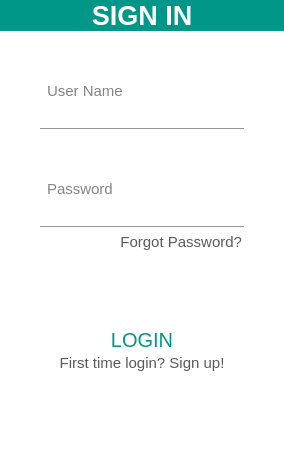
<?xml version="1.0" encoding="UTF-8"?>
<ui version="4.0">
 <class>Dialog</class>
 <widget class="QDialog" name="Dialog">
  <property name="geometry">
   <rect>
    <x>0</x>
    <y>0</y>
    <width>284</width>
    <height>471</height>
   </rect>
  </property>
  <property name="windowTitle">
   <string>Dialog</string>
  </property>
  <property name="styleSheet">
   <string notr="true">background-color: rgb(255, 255, 255);</string>
  </property>
  <layout class="QVBoxLayout" name="verticalLayout">
   <property name="spacing">
    <number>0</number>
   </property>
   <property name="leftMargin">
    <number>0</number>
   </property>
   <property name="topMargin">
    <number>0</number>
   </property>
   <property name="rightMargin">
    <number>0</number>
   </property>
   <property name="bottomMargin">
    <number>50</number>
   </property>
   <item>
    <widget class="QLabel" name="label">
     <property name="font">
      <font>
       <family>Arial</family>
       <pointsize>20</pointsize>
       <weight>75</weight>
       <italic>false</italic>
       <bold>true</bold>
      </font>
     </property>
     <property name="styleSheet">
      <string notr="true">background-color: rgb(0, 150, 136);
color: rgb(255, 255, 255, 255);
min-height: 3em;
font-size: 20pt;</string>
     </property>
     <property name="text">
      <string>SIGN IN</string>
     </property>
     <property name="alignment">
      <set>Qt::AlignCenter</set>
     </property>
    </widget>
   </item>
   <item>
    <layout class="QGridLayout" name="gridLayout_3">
     <property name="leftMargin">
      <number>40</number>
     </property>
     <property name="topMargin">
      <number>50</number>
     </property>
     <property name="rightMargin">
      <number>40</number>
     </property>
     <property name="bottomMargin">
      <number>0</number>
     </property>
     <property name="spacing">
      <number>0</number>
     </property>
     <item row="1" column="0">
      <spacer name="verticalSpacer">
       <property name="orientation">
        <enum>Qt::Vertical</enum>
       </property>
       <property name="sizeType">
        <enum>QSizePolicy::Fixed</enum>
       </property>
       <property name="sizeHint" stdset="0">
        <size>
         <width>0</width>
         <height>50</height>
        </size>
       </property>
      </spacer>
     </item>
     <item row="4" column="0">
      <spacer name="verticalSpacer_2">
       <property name="orientation">
        <enum>Qt::Vertical</enum>
       </property>
       <property name="sizeType">
        <enum>QSizePolicy::Fixed</enum>
       </property>
       <property name="sizeHint" stdset="0">
        <size>
         <width>0</width>
         <height>75</height>
        </size>
       </property>
      </spacer>
     </item>
     <item row="3" column="0">
      <widget class="QPushButton" name="pushButton_2">
       <property name="styleSheet">
        <string notr="true">QPushButton {
                color: rgba(0,0,0,0.65);
                margin: 2px;
                border: 0px;
                padding: 0px;
		        padding-top: 4px;
                text-align: right;
                font: 11pt;}

            QPushButton:hover {
                text-decoration: underline;
                color: rgba(0,0,0,0.65)}

            QPushButton:pressed {
                color: rgba(0,0,0,1);
                background-color: rgba(153,153,153,0.4)}</string>
       </property>
       <property name="text">
        <string>Forgot Password?</string>
       </property>
      </widget>
     </item>
     <item row="0" column="0">
      <layout class="QGridLayout" name="gridLayout">
       <item row="0" column="0">
        <widget class="QLabel" name="label_4">
         <property name="styleSheet">
          <string notr="true">margin: 0px;
border: 0px;
padding: 0px;</string>
         </property>
         <property name="text">
          <string/>
         </property>
         <property name="pixmap">
          <pixmap resource="../resource.qrc">:/icons/uname_ico.png</pixmap>
         </property>
         <property name="alignment">
          <set>Qt::AlignCenter</set>
         </property>
        </widget>
       </item>
       <item row="0" column="1">
        <widget class="QLabel" name="label_2">
         <property name="font">
          <font>
           <family>Arial</family>
           <pointsize>11</pointsize>
          </font>
         </property>
         <property name="styleSheet">
          <string notr="true">color: rgba(0, 0, 0, 0.48);
heigh: 1em;</string>
         </property>
         <property name="text">
          <string>User Name</string>
         </property>
        </widget>
       </item>
       <item row="0" column="2">
        <spacer name="horizontalSpacer">
         <property name="orientation">
          <enum>Qt::Horizontal</enum>
         </property>
         <property name="sizeHint" stdset="0">
          <size>
           <width>40</width>
           <height>20</height>
          </size>
         </property>
        </spacer>
       </item>
       <item row="1" column="0" colspan="3">
        <widget class="QLineEdit" name="lineEdit">
         <property name="styleSheet">
          <string notr="true">QLineEdit {
                border: none;
                padding-bottom: 2px;
                border-bottom: 1px solid rgba(0,0,0,0.42);
                background-color: white;
                color: rgba(0,0,0,0.42);
                font-size: 14pt;
				height: 1.1em;}

            QLineEdit:editable {
                padding-bottom: 2px;
                border-bottom: 1px rgba(0,0,0,0.42);
                color: rgba(0,0,0,0.42);}

            QLineEdit:disabled {
                border: none;
                padding-bottom: 2px;
                border-bottom: 1px rgba(0,0,0,0.42);
                color: rgba(0,0,0,0.38);}

            QLineEdit:hover {
                padding-bottom: 2px;
                border-bottom: 2px solid rgba(0,0,0,0.6);
                color: rgba(0,0,0,0.54);
                }

            QLineEdit:focus {
                padding-bottom: 2px;
                border-bottom: 2px solid #009688;
                color: rgba(0,0,0,0.87);}

            QLineEdit:pressed {
                border-bottom: 2px #009688;
                font: bold;
                color: rgba(0,0,0,0.87)}</string>
         </property>
         <property name="echoMode">
          <enum>QLineEdit::Normal</enum>
         </property>
        </widget>
       </item>
      </layout>
     </item>
     <item row="2" column="0">
      <layout class="QGridLayout" name="gridLayout_2">
       <item row="0" column="0">
        <widget class="QLabel" name="label_5">
         <property name="styleSheet">
          <string notr="true">margin: 0px;
border: 0px;
padding: 0px;</string>
         </property>
         <property name="text">
          <string/>
         </property>
         <property name="pixmap">
          <pixmap resource="../resource.qrc">:/icons/pwd_ico.png</pixmap>
         </property>
         <property name="alignment">
          <set>Qt::AlignCenter</set>
         </property>
        </widget>
       </item>
       <item row="0" column="1">
        <widget class="QLabel" name="label_3">
         <property name="font">
          <font>
           <family>Arial</family>
           <pointsize>11</pointsize>
          </font>
         </property>
         <property name="styleSheet">
          <string notr="true">color: rgba(0, 0, 0, 0.48);
heigh: 1em;</string>
         </property>
         <property name="text">
          <string>Password</string>
         </property>
        </widget>
       </item>
       <item row="0" column="2">
        <spacer name="horizontalSpacer_2">
         <property name="orientation">
          <enum>Qt::Horizontal</enum>
         </property>
         <property name="sizeHint" stdset="0">
          <size>
           <width>40</width>
           <height>20</height>
          </size>
         </property>
        </spacer>
       </item>
       <item row="1" column="0" colspan="3">
        <widget class="QLineEdit" name="lineEdit_2">
         <property name="styleSheet">
          <string notr="true">QLineEdit {
                border: none;
                padding-bottom: 2px;
                border-bottom: 1px solid rgba(0,0,0,0.42);
                background-color: white;
                color: rgba(0,0,0,0.42);
                font-size: 14pt;
				height: 1.1em;}

            QLineEdit:editable {
                padding-bottom: 2px;
                border-bottom: 1px rgba(0,0,0,0.42);
                color: rgba(0,0,0,0.42);}

            QLineEdit:disabled {
                border: none;
                padding-bottom: 2px;
                border-bottom: 1px rgba(0,0,0,0.42);
                color: rgba(0,0,0,0.38);}

            QLineEdit:hover {
                padding-bottom: 2px;
                border-bottom: 2px solid rgba(0,0,0,0.6);
                color: rgba(0,0,0,0.54);
                }

            QLineEdit:focus {
                padding-bottom: 2px;
                border-bottom: 2px solid #009688;
                color: rgba(0,0,0,0.87);}

            QLineEdit:pressed {
                border-bottom: 2px #009688;
                font: bold;
                color: rgba(0,0,0,0.87)}</string>
         </property>
         <property name="echoMode">
          <enum>QLineEdit::Password</enum>
         </property>
        </widget>
       </item>
      </layout>
     </item>
     <item row="6" column="0">
      <widget class="QPushButton" name="pushButton">
       <property name="styleSheet">
        <string notr="true">QPushButton {
            background-color: rgba(0,0,0,0);
            border: 0px;
            color: #009688;
            font: 15pt;
			min-height: 1.2em;}

        QPushButton:hover, QPushButton:hover:focus {
            background-color: rgba(0,0,0,0.05);
        }

        QPushButton:pressed,
        QPushButton:pressed:focus {
            background-color: rgba(153,153,153,0.4);
        }

        QPushButton:disabled {
            color: lightGray;
            background-color: gray;
            border: none
        }</string>
       </property>
       <property name="text">
        <string>LOGIN</string>
       </property>
      </widget>
     </item>
     <item row="7" column="0">
      <widget class="QPushButton" name="pushButton_3">
       <property name="styleSheet">
        <string notr="true">QPushButton {
                color: rgba(0,0,0,0.65);
                margin: 2px;
                border: 0px;
                padding: 0px;
                text-align: center;
                font: 11pt;}

            QPushButton:hover {
                text-decoration: underline;
                color: rgba(0,0,0,0.65)}

            QPushButton:pressed {
                color: rgba(0,0,0,1);
                background-color: rgba(153,153,153,0.4)}</string>
       </property>
       <property name="text">
        <string>First time login? Sign up!</string>
       </property>
      </widget>
     </item>
    </layout>
   </item>
   <item>
    <spacer name="verticalSpacer_3">
     <property name="orientation">
      <enum>Qt::Vertical</enum>
     </property>
     <property name="sizeHint" stdset="0">
      <size>
       <width>20</width>
       <height>40</height>
      </size>
     </property>
    </spacer>
   </item>
  </layout>
 </widget>
 <tabstops>
  <tabstop>lineEdit</tabstop>
  <tabstop>lineEdit_2</tabstop>
  <tabstop>pushButton_2</tabstop>
  <tabstop>pushButton</tabstop>
  <tabstop>pushButton_3</tabstop>
 </tabstops>
 <resources>
  <include location="../resource.qrc"/>
 </resources>
 <connections/>
</ui>
